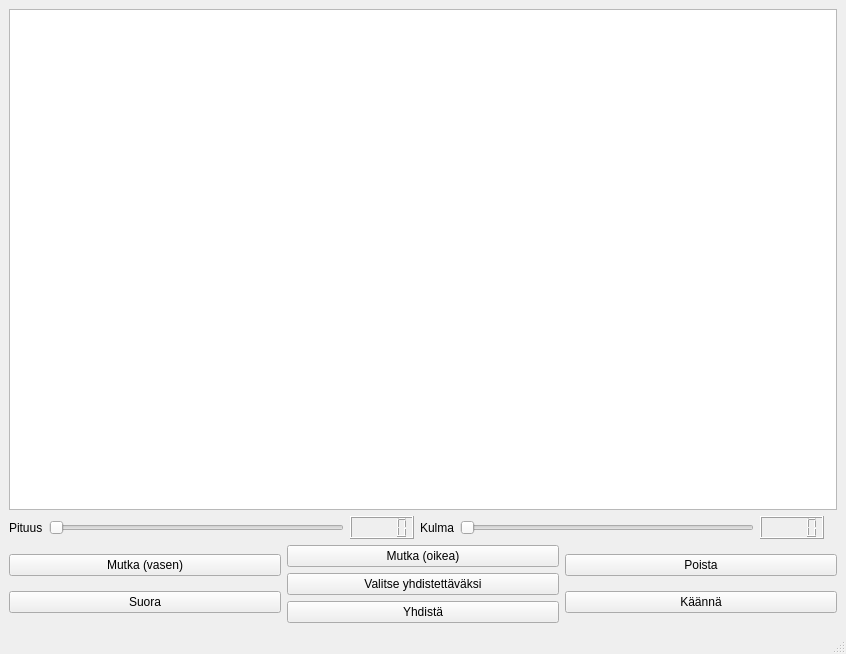
<?xml version="1.0" encoding="UTF-8"?>
<ui version="4.0">
 <class>MainWindow</class>
 <widget class="QMainWindow" name="MainWindow">
  <property name="geometry">
   <rect>
    <x>0</x>
    <y>0</y>
    <width>846</width>
    <height>654</height>
   </rect>
  </property>
  <property name="windowTitle">
   <string>Pienoisjunarata</string>
  </property>
  <property name="windowIcon">
   <iconset>
    <normaloff>web.png</normaloff>web.png</iconset>
  </property>
  <widget class="QWidget" name="centralwidget">
   <layout class="QVBoxLayout" name="verticalLayout_3">
    <item>
     <layout class="QVBoxLayout" name="verticalLayout">
      <item>
       <layout class="QHBoxLayout" name="horizontalLayout_2">
        <item>
         <layout class="QVBoxLayout" name="verticalLayout_2">
          <item>
           <widget class="QGraphicsView" name="graphicsView">
            <property name="whatsThis">
             <string/>
            </property>
            <property name="accessibleDescription">
             <string/>
            </property>
            <property name="renderHints">
             <set>QPainter::Antialiasing|QPainter::TextAntialiasing</set>
            </property>
           </widget>
          </item>
          <item>
           <layout class="QHBoxLayout" name="horizontalLayout_4">
            <item>
             <widget class="QLabel" name="label_2">
              <property name="text">
               <string>Pituus</string>
              </property>
             </widget>
            </item>
            <item>
             <widget class="QSlider" name="SliderPituus">
              <property name="cursor">
               <cursorShape>ArrowCursor</cursorShape>
              </property>
              <property name="minimum">
               <number>1</number>
              </property>
              <property name="maximum">
               <number>200</number>
              </property>
              <property name="sliderPosition">
               <number>1</number>
              </property>
              <property name="orientation">
               <enum>Qt::Horizontal</enum>
              </property>
             </widget>
            </item>
            <item>
             <widget class="QLCDNumber" name="lcdNumber"/>
            </item>
            <item>
             <widget class="QLabel" name="label">
              <property name="text">
               <string>Kulma</string>
              </property>
             </widget>
            </item>
            <item>
             <widget class="QSlider" name="SliderKulma">
              <property name="cursor">
               <cursorShape>ArrowCursor</cursorShape>
              </property>
              <property name="minimum">
               <number>0</number>
              </property>
              <property name="maximum">
               <number>90</number>
              </property>
              <property name="orientation">
               <enum>Qt::Horizontal</enum>
              </property>
             </widget>
            </item>
            <item>
             <widget class="QLCDNumber" name="lcdNumber_2"/>
            </item>
            <item>
             <widget class="QLabel" name="label_3">
              <property name="text">
               <string/>
              </property>
             </widget>
            </item>
           </layout>
          </item>
         </layout>
        </item>
       </layout>
      </item>
      <item>
       <layout class="QHBoxLayout" name="horizontalLayout">
        <item>
         <layout class="QVBoxLayout" name="verticalLayout_4">
          <item>
           <widget class="QPushButton" name="BtnMutkaVasen">
            <property name="cursor">
             <cursorShape>PointingHandCursor</cursorShape>
            </property>
            <property name="text">
             <string>Mutka (vasen)</string>
            </property>
           </widget>
          </item>
          <item>
           <widget class="QPushButton" name="BtnSuora">
            <property name="cursor">
             <cursorShape>PointingHandCursor</cursorShape>
            </property>
            <property name="text">
             <string>Suora</string>
            </property>
           </widget>
          </item>
         </layout>
        </item>
        <item>
         <layout class="QVBoxLayout" name="verticalLayout_6">
          <item>
           <widget class="QPushButton" name="BtnMutkaOikea">
            <property name="cursor">
             <cursorShape>PointingHandCursor</cursorShape>
            </property>
            <property name="text">
             <string>Mutka (oikea)</string>
            </property>
           </widget>
          </item>
          <item>
           <widget class="QPushButton" name="BtnValitseYhdistettavaksi">
            <property name="text">
             <string>Valitse yhdistettäväksi</string>
            </property>
           </widget>
          </item>
          <item>
           <widget class="QPushButton" name="BtnYhdista">
            <property name="cursor">
             <cursorShape>PointingHandCursor</cursorShape>
            </property>
            <property name="toolTip">
             <string/>
            </property>
            <property name="statusTip">
             <string/>
            </property>
            <property name="whatsThis">
             <string comment="&quot;erfwf&quot;" extracomment="&quot;444&quot;"/>
            </property>
            <property name="text">
             <string>Yhdistä</string>
            </property>
           </widget>
          </item>
         </layout>
        </item>
        <item>
         <layout class="QVBoxLayout" name="verticalLayout_5">
          <item>
           <widget class="QPushButton" name="BtnPoista">
            <property name="cursor">
             <cursorShape>PointingHandCursor</cursorShape>
            </property>
            <property name="text">
             <string>Poista</string>
            </property>
           </widget>
          </item>
          <item>
           <widget class="QPushButton" name="BtnKaanna">
            <property name="text">
             <string>Käännä</string>
            </property>
           </widget>
          </item>
         </layout>
        </item>
       </layout>
      </item>
     </layout>
    </item>
   </layout>
  </widget>
  <widget class="QMenuBar" name="menubar">
   <property name="geometry">
    <rect>
     <x>0</x>
     <y>0</y>
     <width>846</width>
     <height>21</height>
    </rect>
   </property>
   <property name="nativeMenuBar">
    <bool>false</bool>
   </property>
  </widget>
  <widget class="QStatusBar" name="statusbar"/>
 </widget>
 <resources/>
 <connections/>
</ui>
